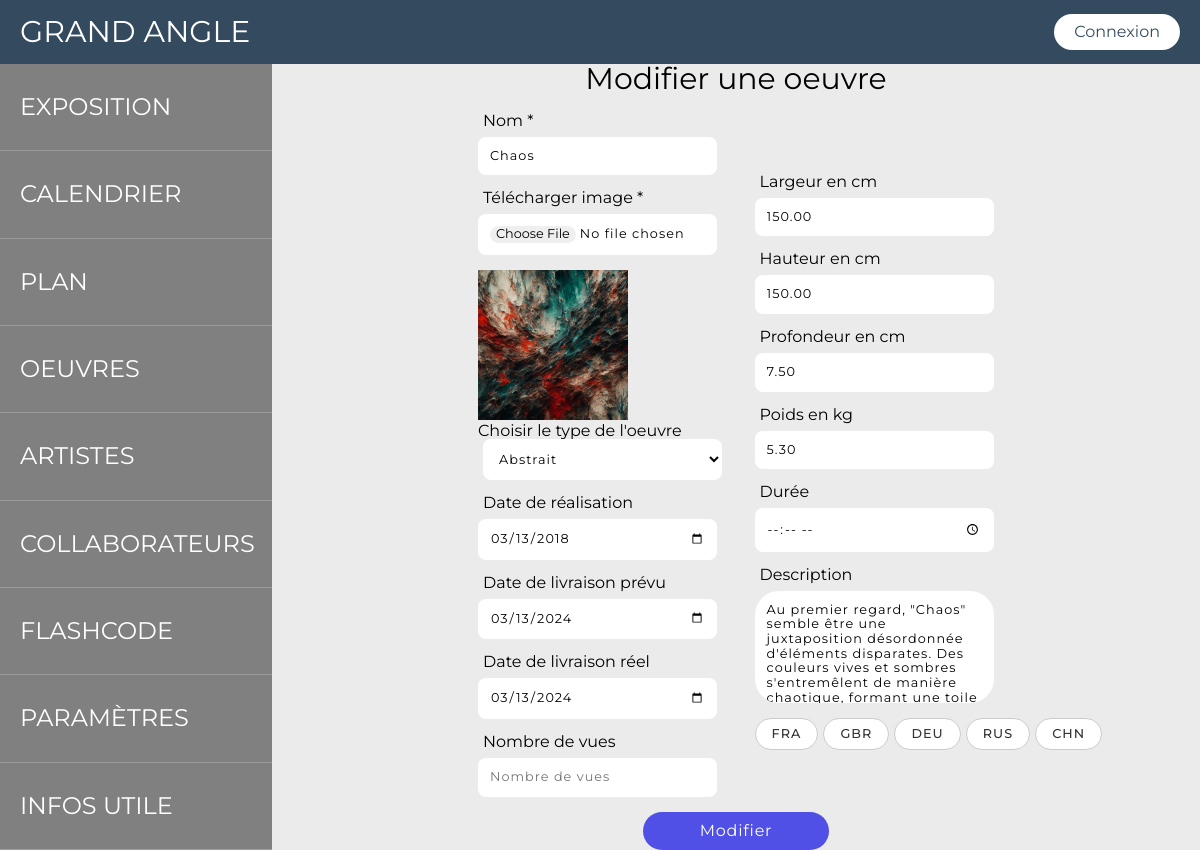
Before: /admin/updating_oeuvre.php?id_oeuvres=1 with the older database file.
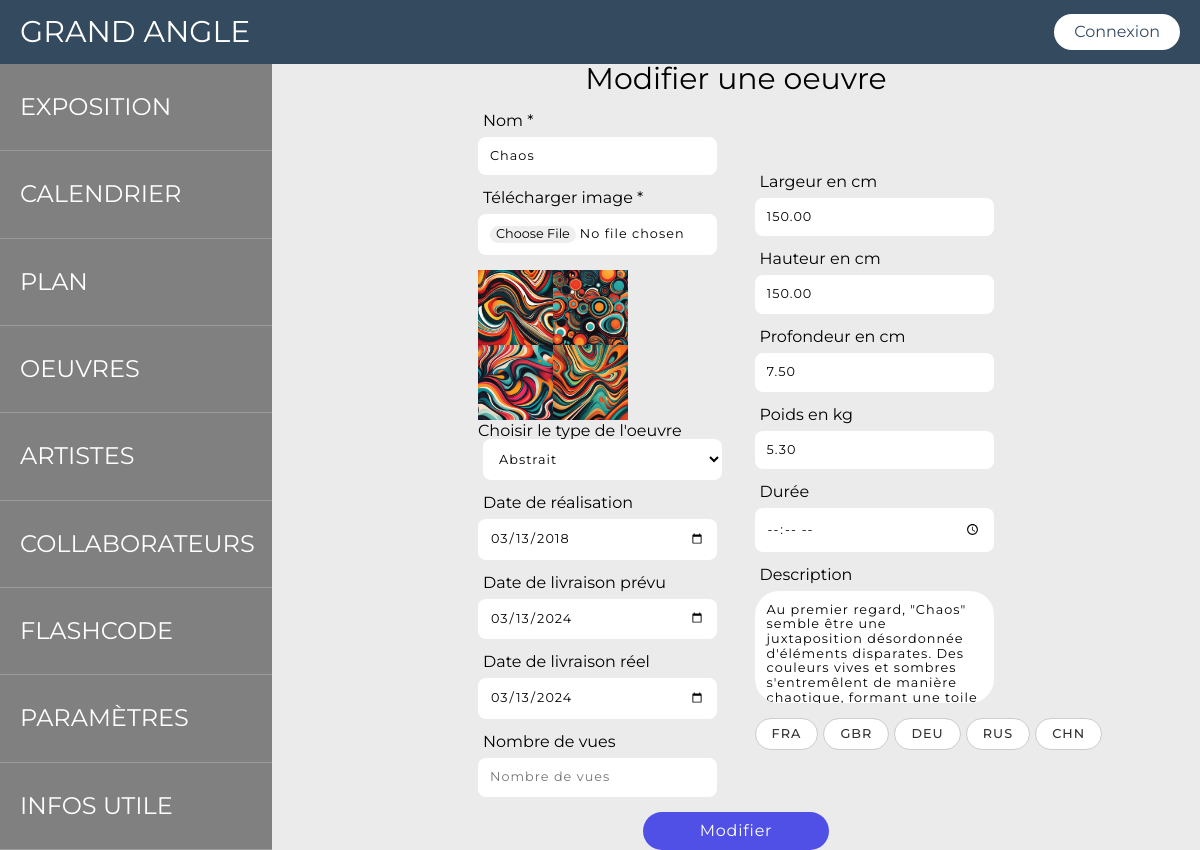
After: the same page with the newer database file.
### tables this page shows
CREATE TABLE IF NOT EXISTS `oeuvres_expo` (
  `id_oeuvres` int NOT NULL AUTO_INCREMENT,
  `nom_oeuvre` varchar(100) NOT NULL,
  `chemin_image` varchar(150) DEFAULT NULL,
  `description_oeuvre` text,
  `date_realisation` date NOT NULL,
  `nombre_vues` int DEFAULT NULL,
  `largeur` decimal(15,2) DEFAULT NULL,
  `hauteur` decimal(15,2) DEFAULT NULL,
  `poids` decimal(15,2) DEFAULT NULL,
  `profondeur` decimal(15,2) DEFAULT NULL,
  `duree` time DEFAULT NULL,
  `date_livraison_prevu` date NOT NULL,
  `date_livraison_reel` date DEFAULT NULL,
  `id_type_oeuvre` int NOT NULL,
  PRIMARY KEY (`id_oeuvres`),
  KEY `id_type_oeuvre` (`id_type_oeuvre`)
);

CREATE TABLE IF NOT EXISTS `type_oeuvre` (
  `id_type_oeuvre` int NOT NULL AUTO_INCREMENT,
  `libelle_type_oeuvre` varchar(50) DEFAULT NULL,
  PRIMARY KEY (`id_type_oeuvre`)
);

### admin/includes/components/form_update_oeuvres.php (the view, shortened to what the changed rows need)
<?php
$typeOeuvre = $db->query("SELECT id_type_oeuvre, libelle_type_oeuvre FROM type_oeuvre");
$libelle_type_oeuvre = $typeOeuvre->fetchALL(PDO::FETCH_ASSOC);
$id_oeuvres = $_GET["id_oeuvres"];
$sql = "SELECT oeuvres_expo.*, type_oeuvre.libelle_type_oeuvre
FROM oeuvres_expo
LEFT JOIN type_oeuvre ON oeuvres_expo.id_type_oeuvre = type_oeuvre.id_type_oeuvre
WHERE oeuvres_expo.id_oeuvres = :id_oeuvres";
try {
    $requete = $db->prepare($sql);
    $requete->bindParam(":id_oeuvres", $id_oeuvres, PDO::PARAM_INT);
    $requete->execute();
    $oeuvre = $requete->fetch(PDO::FETCH_ASSOC);
} catch (PDOException $e) {
    echo 'Erreur lors de la récupération de l\'oeuvre : ' . $e->getMessage();
    exit;
}
?>
<form class="window_modal" method="POST" enctype="multipart/form-data">
    <div class="window_main">
        <div class="window_head">
            <h2 class="title_form">Modifier une oeuvre</h2>
        </div>
        <div class="window_info_bloc">
            <div class="window_info_left">
                <div class="inp_nom">
                    <label for="nom_oeuvre" class="nom_oeuvre">Nom <span>*</span></label>
                    <input type="text" name="nom_oeuvre" id="nom_oeuvre" placeholder="Nom" value="<?= $oeuvre['nom_oeuvre'] ?>">
                </div>
                <div class="inp_image add-ipt">
                    <span class="img-preview">
                        <?php if (!empty($oeuvre['chemin_image'])) : ?>
                            <img id="preview-photo" src="<?= $oeuvre['chemin_image'] ?>" alt="Preview Photo" style="width: 150px; height: 150px;">
                        <?php else : ?>
                            <img id="preview-photo" src="#" alt="Preview Photo" style="width: 150px; height: 150px;">
                        <?php endif; ?>
                    </span>
                </div>
                <div class="inp_type_oeuvre">
                    <p>Choisir le type de l'oeuvre</p>
                    <select name="id_type_oeuvre" id="type_oeuvre" class="type_oeuvre">
                        <?php foreach ($libelle_type_oeuvre as $value) : ?>
                            <option value="<?= $value["id_type_oeuvre"] ?>" <?= ($oeuvre['id_type_oeuvre'] == $value["id_type_oeuvre"]) ? 'selected' : '' ?>>
                                <?= $value["libelle_type_oeuvre"] ?>
                            </option>
                        <?php endforeach; ?>
                    </select>
                </div>
                <div class="inp_date">
                    <label for="date_oeuvre" class="date_oeuvre">Date de réalisation</label>
                    <input type="date" name="date_realisation" id="date_oeuvre" placeholder="Date de réalisation de l'oeuvre" value="<?= $oeuvre['date_realisation'] ?>">
                </div>
                <div class="inp_date_livraison_prevu">
                    <label for="date_livraison_prevu_oeuvre" class="date_livraison_prevu_oeuvre">Date de livraison
                        prévu</label>
                    <input type="date" name="date_livraison_prevu" id="date_livraison_prevu_oeuvre" placeholder="E-mail" value="<?= $oeuvre['date_livraison_prevu'] ?>">
                </div>
                <div class="inp_date_livraison_reel">
                    <label for="date_livraison_reel_oeuvre" class="date_livraison_reel_oeuvre">Date de livraison
                        réel</label>
                    <input type="date" name="date_livraison_reel" id="date_livraison_reel_oeuvre" placeholder="E-mail" value="<?= $oeuvre['date_livraison_reel'] ?>">
                </div>
            </div>
            <div class="window_info_right">
                <div class="inp_largeur">
                    <label for="largeur_oeuvre" class="largeur_oeuvre">Largeur en cm</label>
                    <input type="number" name="largeur" id="largeur_oeuvre" placeholder="Largeur en cm" value="<?= $oeuvre['largeur'] ?>">
                </div>
                <div class="inp_hauteur">
                    <label for="hauteur_oeuvre" class="hauteur_oeuvre">Hauteur en cm</label>
                    <input type="number" name="hauteur" id="hauteur_oeuvre" placeholder="Hauteur en cm" value="<?= $oeuvre['hauteur'] ?>">
                </div>
                <div class="inp_profondeur">
                    <label for="profondeur_oeuvre" class="profondeur_oeuvre">Profondeur en cm</label>
                    <input type="number" name="profondeur" id="profondeur_oeuvre" placeholder="Profondeur en cm" value="<?= $oeuvre['profondeur'] ?>">
                </div>
                <div class="inp_poids">
                    <label for="poids_oeuvre" class="poids_oeuvre">Poids en kg<span></span></label>
                    <input type="number" name="poids" id="poids_oeuvre" placeholder="Poids en kg/mb" value="<?= $oeuvre['poids'] ?>">
                </div>
                <div class="inp_description">
                    <label for="description_oeuvre" class="description_oeuvre">Description</label>
                    <textarea name="description_oeuvre" id="description_oeuvre" cols="30" rows="6" placeholder="Description"><?= $oeuvre['description_oeuvre'] ?></textarea>
                    <div class="box_button_description">
                        <div class="button_description"><button type="">FRA</button></div>
                        <div class="button_description"><button type="">GBR</button></div>
                        <div class="button_description"><button type="">DEU</button></div>
                        <div class="button_description"><button type="">RUS</button></div>
                        <div class="button_description"><button type="">CHN</button></div>
                    </div>
                </div>
            </div>
        </div>
    </div>
</form>

Changed rows visible on the page:
changed oeuvres_expo "Chaos": chemin_image: a different picture
